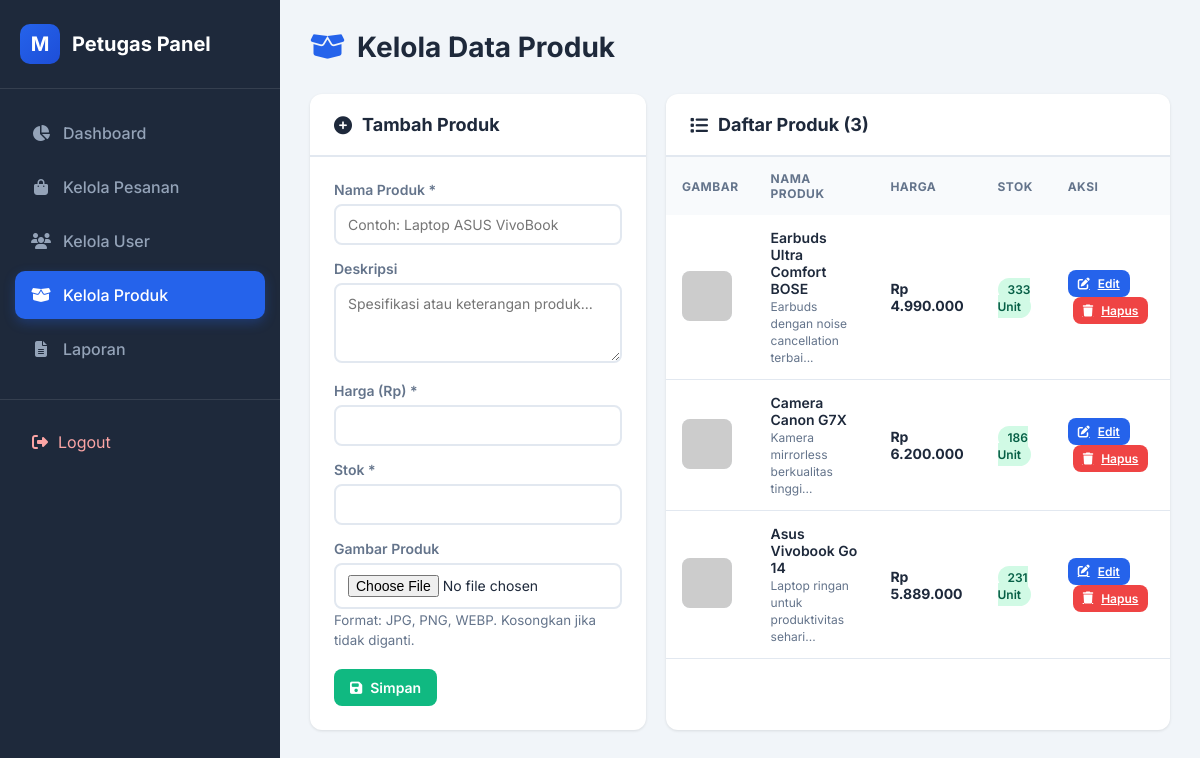
The page /petugas/kelola_data_produk.php (signed in) on the database as committed earlier.
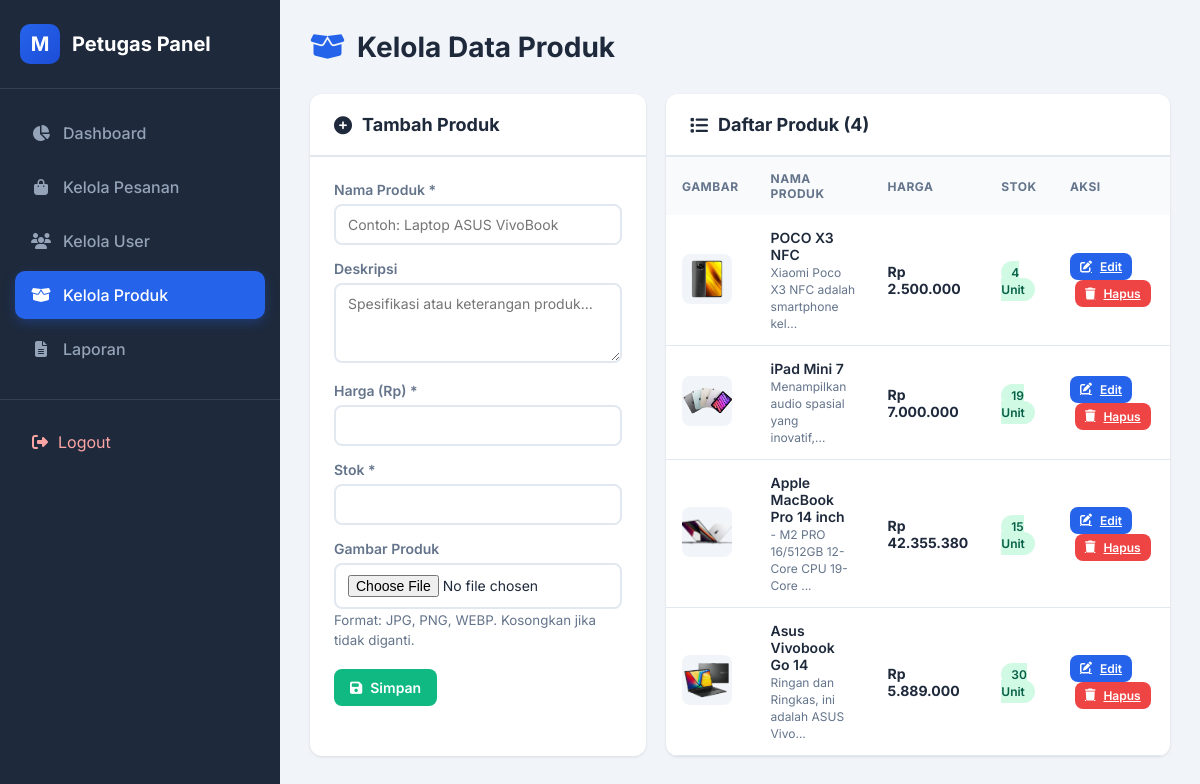
The same page on the database as committed later.
### tables this page shows
CREATE TABLE `products` (
  `id` int(11) NOT NULL AUTO_INCREMENT,
  `nama_produk` varchar(255) NOT NULL,
  `harga` decimal(10,2) NOT NULL,
  `stok` int(11) NOT NULL,
  `deskripsi` text DEFAULT NULL,
  `gambar` varchar(255) DEFAULT 'default.jpg',
  `created_at` timestamp NOT NULL DEFAULT current_timestamp(),
  PRIMARY KEY (`id`)
);

### petugas/kelola_data_produk.php (the view, shortened to what this page needs)
<?php
include '../config.php';
$edit = null;
$produk = mysqli_query($koneksi, "SELECT * FROM products ORDER BY id DESC");
?>
<!DOCTYPE html>
<html lang="id">
<head>
    <link rel="stylesheet" href="https://cdnjs.cloudflare.com/ajax/libs/font-awesome/6.4.0/css/all.min.css">
</head>
<body>
    <div class="wrapper">
        <aside class="sidebar">
            <div class="sidebar-header">
                <div class="brand-icon">M</div>
                <div class="brand-text">Petugas Panel</div>
            </div>
            <nav class="sidebar-menu">
                <a href="dashboard.php" class="menu-item <?= basename($_SERVER['PHP_SELF']) == 'dashboard.php' ? 'active' : '' ?>">
                    <i class="fas fa-chart-pie"></i> Dashboard
                </a>
                <a href="kelola_pesanan.php" class="menu-item <?= basename($_SERVER['PHP_SELF']) == 'kelola_pesanan.php' ? 'active' : '' ?>">
                    <i class="fas fa-shopping-bag"></i> Kelola Pesanan
                </a>
                <a href="kelola_data_user.php" class="menu-item <?= basename($_SERVER['PHP_SELF']) == 'kelola_data_user.php' ? 'active' : '' ?>">
                    <i class="fas fa-users"></i> Kelola User
                </a>
                <a href="kelola_data_produk.php" class="menu-item <?= basename($_SERVER['PHP_SELF']) == 'kelola_data_produk.php' ? 'active' : '' ?>">
                    <i class="fas fa-box-open"></i> Kelola Produk
                </a>
                <a href="laporan.php" class="menu-item <?= basename($_SERVER['PHP_SELF']) == 'laporan.php' ? 'active' : '' ?>">
                    <i class="fas fa-file-alt"></i> Laporan
                </a>
            </nav>
            <div class="sidebar-footer">
                <a href="../auth/logout.php" class="logout" onclick="return confirm('Yakin ingin logout?')">
                    <i class="fas fa-sign-out-alt"></i> Logout
                </a>
            </div>
        </aside>
        <main class="main-content">
            <div class="page-header">
                <h1 class="page-title"><i class="fas fa-box-open"></i> Kelola Data Produk</h1>
            </div>
            <div class="grid-layout">
                <div class="card">
                    <div class="card-header">
                        <h3 class="card-title">
                            <i class="fas fa-<?= isset($edit) ? 'edit' : 'plus-circle' ?>"></i>
                            <?= isset($edit) ? 'Edit' : 'Tambah' ?> Produk
                        </h3>
                    </div>
                    <div class="card-body">
                        <form method="POST" enctype="multipart/form-data">
                            <div class="form-group">
                                <label>Nama Produk *</label>
                                <input type="text" name="nama" value="<?= $edit['nama_produk'] ?? '' ?>" required placeholder="Contoh: Laptop ASUS VivoBook">
                            </div>
                            <div class="form-group">
                                <label>Deskripsi</label>
                                <textarea name="deskripsi" placeholder="Spesifikasi atau keterangan produk..."><?= $edit['deskripsi'] ?? '' ?></textarea>
                            </div>
                            <div class="form-group">
                                <label>Harga (Rp) *</label>
                                <input type="number" name="harga" value="<?= $edit['harga'] ?? '' ?>" required min="0" step="1000">
                            </div>
                            <div class="form-group">
                                <label>Stok *</label>
                                <input type="number" name="stok" value="<?= $edit['stok'] ?? '' ?>" required min="0">
                            </div>
                            <div class="form-group">
                                <label>Gambar Produk</label>
                                <input type="file" name="gambar" accept="image/*">
                                <small style="color: var(--gray);">Format: JPG, PNG, WEBP. Kosongkan jika tidak diganti.</small>
                            </div>
                            <div style="display: flex; gap: 10px; margin-top: 20px;">
                                <button type="submit" name="simpan" class="btn btn-success">
                                    <i class="fas fa-save"></i> Simpan
                                </button>
                            </div>
                        </form>
                    </div>
                </div>
                <div class="card">
                    <div class="card-header">
                        <h3 class="card-title"><i class="fas fa-list"></i> Daftar Produk (<?= mysqli_num_rows($produk) ?>)</h3>
                    </div>
                    <div style="overflow-x: auto;">
                        <table>
                            <thead>
                                <tr>
                                    <th>Gambar</th>
                                    <th>Nama Produk</th>
                                    <th>Harga</th>
                                    <th>Stok</th>
                                    <th>Aksi</th>
                                </tr>
                            </thead>
                            <tbody>
                                <?php while($p = mysqli_fetch_assoc($produk)): ?>
                                <tr>
                                    <td><img src="../uploads/<?= htmlspecialchars($p['gambar']) ?>" class="prod-img" onerror="this.src='https://via.placeholder.com/50?text=No'"></td>
                                    <td>
                                        <div style="font-weight: 600;"><?= htmlspecialchars($p['nama_produk']) ?></div>
                                        <small style="color: var(--gray); font-size: 12px;"><?= substr(htmlspecialchars($p['deskripsi']), 0, 40) ?>...</small>
                                    </td>
                                    <td><strong>Rp <?= number_format($p['harga'], 0, ',', '.') ?></strong></td>
                                    <td>
                                        <span class="stok-badge <?= $p['stok'] > 0 ? 'stok-aman' : 'stok-habis' ?>">
                                            <?= $p['stok'] > 0 ? $p['stok'] . ' Unit' : 'Habis' ?>
                                        </span>
                                    </td>
                                    <td>
                                        <a href="?edit=<?= $p['id'] ?>" class="btn btn-primary btn-sm">
                                            <i class="fas fa-edit"></i> Edit
                                        </a>
                                        <a href="?hapus=<?= $p['id'] ?>" class="btn btn-danger btn-sm" onclick="return confirm('Hapus produk <?= htmlspecialchars($p['nama_produk']) ?>?')" style="margin-left: 5px;">
                                            <i class="fas fa-trash"></i> Hapus
                                        </a>
                                    </td>
                                </tr>
                                <?php endwhile; ?>
                            </tbody>
                        </table>
                    </div>
                </div>
            </div>
        </main>
    </div>
</body>
</html>

### petugas/kelola_data_produk.php (style rules this page uses)
:root { --primary: #2563eb; --primary-dark: #1d4ed8; --success: #10b981; --danger: #ef4444; --dark: #1e293b; --gray: #64748b; --border: #e2e8f0; --shadow: 0 1px 3px rgba(0,0,0,0.1); }
* { margin: 0; padding: 0; box-sizing: border-box; font-family: 'Inter', sans-serif; }
body { background: #f1f5f9; color: var(--dark); }
.wrapper { display: flex; min-height: 100vh; }
.sidebar { width: 280px; background: var(--dark); position: fixed; left: 0; top: 0; height: 100vh; overflow-y: auto; }
.sidebar-header { padding: 24px 20px; border-bottom: 1px solid rgba(255,255,255,0.1); display: flex; align-items: center; gap: 12px; }
.brand-icon { width: 40px; height: 40px; background: linear-gradient(135deg, var(--primary), var(--primary-dark)); border-radius: 10px; display: flex; align-items: center; justify-content: center; color: white; font-weight: 700; font-size: 20px; }
.brand-text { color: white; font-size: 20px; font-weight: 700; }
.sidebar-menu { padding: 20px 15px; }
.menu-item { display: flex; align-items: center; gap: 12px; padding: 14px 16px; color: #94a3b8; text-decoration: none; border-radius: 10px; margin-bottom: 6px; transition: all 0.3s; font-weight: 500; }
.menu-item.active { background: var(--primary); color: white; box-shadow: 0 4px 12px rgba(37, 99, 235, 0.3); }
.menu-item i { width: 20px; text-align: center; font-size: 16px; }
.sidebar-footer { padding: 20px; border-top: 1px solid rgba(255,255,255,0.1); }
.logout { display: flex; align-items: center; gap: 10px; color: #fca5a5; text-decoration: none; padding: 12px; border-radius: 10px; transition: all 0.3s; }
.main-content { margin-left: 280px; flex: 1; padding: 30px; }
.page-header { display: flex; justify-content: space-between; align-items: center; margin-bottom: 30px; }
.page-title { font-size: 28px; font-weight: 700; display: flex; align-items: center; gap: 12px; }
.page-title i { color: var(--primary); }
.grid-layout { display: grid; grid-template-columns: 1fr 1.5fr; gap: 20px; }
.card { background: white; border-radius: 12px; box-shadow: var(--shadow); overflow: hidden; }
.card-header { padding: 20px 24px; border-bottom: 2px solid var(--border); }
.card-title { font-size: 18px; font-weight: 700; display: flex; align-items: center; gap: 10px; }
.card-body { padding: 24px; }
.form-group { margin-bottom: 15px; }
.form-group label { display: block; font-weight: 600; margin-bottom: 6px; font-size: 14px; color: var(--gray); }
.form-group input, .form-group textarea { width: 100%; padding: 10px 12px; border: 2px solid var(--border); border-radius: 8px; font-size: 14px; transition: 0.2s; }
.form-group textarea { resize: vertical; min-height: 80px; }
table { width: 100%; border-collapse: collapse; }
thead { background: #f8fafc; }
th { padding: 14px 16px; text-align: left; font-size: 12px; font-weight: 700; color: var(--gray); text-transform: uppercase; letter-spacing: 0.5px; }
td { padding: 14px 16px; font-size: 14px; border-bottom: 1px solid var(--border); vertical-align: middle; }
.prod-img { width: 50px; height: 50px; object-fit: cover; border-radius: 8px; background: #f1f5f9; }
.stok-badge { padding: 4px 10px; border-radius: 12px; font-size: 12px; font-weight: 600; }
.stok-aman { background: #d1fae5; color: #065f46; }
.btn { padding: 10px 16px; border-radius: 8px; border: none; font-weight: 600; cursor: pointer; transition: 0.2s; display: inline-flex; align-items: center; gap: 8px; font-size: 14px; }
.btn-primary { background: var(--primary); color: white; }
.btn-success { background: var(--success); color: white; }
.btn-danger { background: var(--danger); color: white; }
.btn-sm { padding: 6px 10px; font-size: 12px; }

Rows that differ between the two databases and show on the page:
added products: gambar (picture), nama_produk "POCO X3 NFC", deskripsi "Xiaomi Poco X3 NFC adalah smartphone kel", harga "2.500.000", stok "4"
changed products: gambar: picture added in place of a placeholder; nama_produk "Earbuds Ultra Comfort BOSE" → "iPad Mini 7"; deskripsi "Earbuds dengan noise cancellation terbai" → "Menampilkan audio spasial yang inovatif,"; harga "4.990.000" → "7.000.000"; stok "333" → "19"
changed products: gambar: picture added in place of a placeholder; nama_produk "Camera Canon G7X" → "Apple MacBook Pro 14 inch"; deskripsi "Kamera mirrorless berkualitas tinggi" → "- M2 PRO 16/512GB 12-Core CPU 19-Core"; harga "6.200.000" → "42.355.380"; stok "186" → "15"
changed products "Asus Vivobook Go 14": gambar: picture added in place of a placeholder; deskripsi "Laptop ringan untuk produktivitas sehari" → "Ringan dan Ringkas, ini adalah ASUS Vivo"; stok "231" → "30"
Other text that changed with them:
mysqli_num_rows($produk): "3" → "4"
